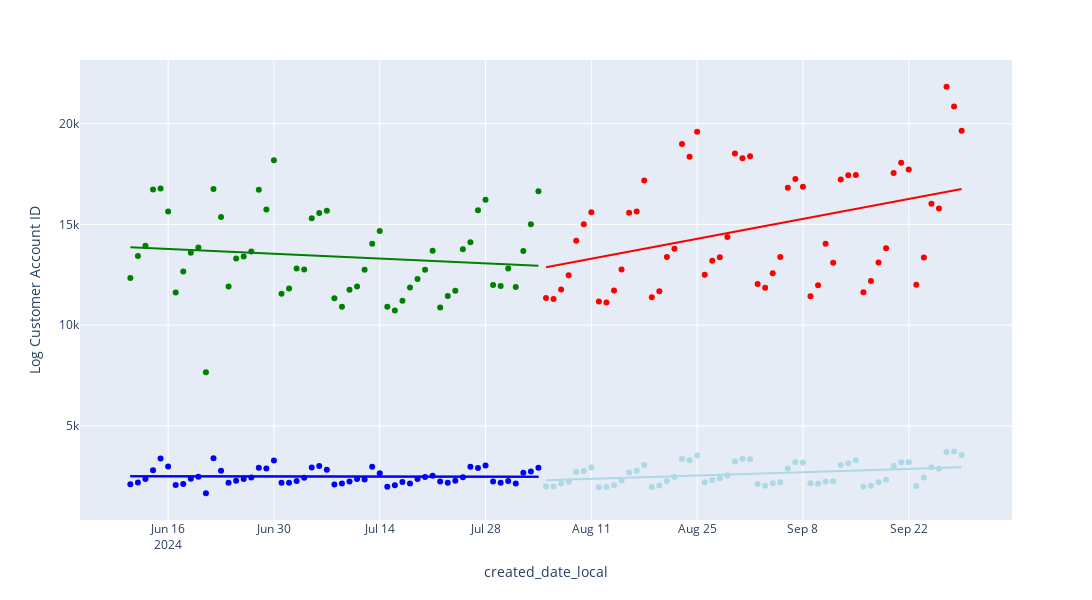

The cell this chart's notebook holds for it:
### Code cell
import pandas as pd
import plotly.express as px


a = dps_post_treatment.groupby(['created_date_local']).agg({'customer_account_id':'nunique','platform_order_code':'nunique'}).reset_index()
b = dps_pre_treatment.groupby(['created_date_local']).agg({'customer_account_id':'nunique','platform_order_code':'nunique'}).reset_index()

c = post_control.groupby(['created_date_local']).agg({'customer_account_id':'nunique','platform_order_code':'nunique'}).reset_index()
d = pre_control.groupby(['created_date_local']).agg({'customer_account_id':'nunique','platform_order_code':'nunique'}).reset_index()

frames_t = [a,b]
combined_treatment  = pd.concat(frames_t)
combined_treatment['group'] = 'treatment'

frames_c = [c,d]
combined_control = pd.concat(frames_c)
combined_control['group'] = 'control'

frames_f = [combined_treatment,combined_control]
final_df = pd.concat(frames_f)

# Example intervention date (replace this with your actual intervention date)
intervention_date = '2024-08-05'

# Ensure created_date_local is in datetime format
final_df['created_date_local'] = pd.to_datetime(final_df['created_date_local'], errors='coerce')

# Ensure platform_order_code is numeric
final_df['customer_account_id'] = pd.to_numeric(final_df['customer_account_id'], errors='coerce')
#final_df['log_customer_account_id'] = np.log(final_df_clean['customer_account_id'] + 1)  # Adding 1 to avoid log(0) errors


# Drop rows with missing values in either column
final_df_clean = final_df.dropna(subset=['created_date_local', 'customer_account_id'])

# Separate control and treatment groups
control_group = final_df_clean[final_df_clean['group'] == 'control']
treatment_group = final_df_clean[final_df_clean['group'] == 'treatment']

# Split control group into pre- and post-intervention
control_pre = control_group[control_group['created_date_local'] < intervention_date]
control_post = control_group[control_group['created_date_local'] >= intervention_date]

# Split treatment group into pre- and post-intervention
treatment_pre = treatment_group[treatment_group['created_date_local'] < intervention_date]
treatment_post = treatment_group[treatment_group['created_date_local'] >= intervention_date]

# Scatter plot for the control group (pre-intervention) with regression line and confidence intervals
fig = px.scatter(
    control_pre,
    x='created_date_local',
    y='customer_account_id',
    color_discrete_sequence=['blue'],  # Pre-intervention control in blue
    trendline='ols',  # Regression line for pre-intervention control
    trendline_scope='trace',  # Ensures confidence intervals are plotted
    trendline_color_override='blue'
)

# Add confidence intervals for the pre-intervention control group
fig.add_trace(
    px.scatter(
        control_pre,
        x='created_date_local',
        y='customer_account_id',
        color_discrete_sequence=['blue'],
        trendline='ols',  # Regression line for pre-intervention control
        trendline_scope='trace',  # Ensures confidence intervals are plotted
        trendline_color_override='blue'
    ).data[1]  # Selecting only the trendline trace
)

# Scatter plot for the control group (post-intervention) with regression line and confidence intervals
fig.add_trace(
    px.scatter(
        control_post,
        x='created_date_local',
        y='customer_account_id',
        color_discrete_sequence=['lightblue'],  # Post-intervention control in light blue
        trendline='ols',  # Regression line for post-intervention control
        trendline_scope='trace',  # Ensures confidence intervals are plotted
        trendline_color_override='lightblue'
    ).data[0]  # Selecting only the scatter trace
)

fig.add_trace(
    px.scatter(
        control_post,
        x='created_date_local',
        y='customer_account_id',
        color_discrete_sequence=['lightblue'],
        trendline='ols',  # Regression line for post-intervention control
        trendline_scope='trace',  # Ensures confidence intervals are plotted
        trendline_color_override='lightblue'
    ).data[1]  # Selecting only the trendline trace
)

# Scatter plot for the treatment group (pre-intervention) with regression line and confidence intervals
fig.add_trace(
    px.scatter(
        treatment_pre,
        x='created_date_local',
        y='customer_account_id',
        color_discrete_sequence=['green'],  # Pre-intervention treatment in green
        trendline='ols',  # Regression line for pre-intervention treatment
        trendline_scope='trace',  # Ensures confidence intervals are plotted
        trendline_color_override='green'
    ).data[0]  # Selecting only the scatter trace
)

fig.add_trace(
    px.scatter(
        treatment_pre,
        x='created_date_local',
        y='customer_account_id',
        color_discrete_sequence=['green'],
        trendline='ols',  # Regression line for pre-intervention treatment
        trendline_scope='trace',  # Ensures confidence intervals are plotted
        trendline_color_override='green'
    ).data[1]  # Selecting only the trendline trace
)

# Scatter plot for the treatment group (post-intervention) with regression line and confidence intervals
fig.add_trace(
    px.scatter(
        treatment_post,
        x='created_date_local',
        y='customer_account_id',
        color_discrete_sequence=['red'],  # Post-intervention treatment in red
        trendline='ols',  # Regression line for post-intervention treatment
        trendline_scope='trace',  # Ensures confidence intervals are plotted
        trendline_color_override='red'
    ).data[0]  # Selecting only the scatter trace
)

fig.add_trace(
    px.scatter(
        treatment_post,
        x='created_date_local',
        y='customer_account_id',
        color_discrete_sequence=['red'],
        trendline='ols',  # Regression line for post-intervention treatment
        trendline_scope='trace',  # Ensures confidence intervals are plotted
        trendline_color_override='red'
    ).data[1]  # Selecting only the trendline trace
)

# Update layout for better visualization
fig.update_layout(
    xaxis_title='created_date_local',
    yaxis_title='Log Customer Account ID',
    yaxis_range=[0, None],  # Start y-axis at 0
    legend_title='Group',
    height=600,  # Height of the plot
    width=1200,  # Width of the plot
    showlegend=False  # Hide duplicate legends from added traces
)

# Show the plot
fig.show()

### Figure 1 — Plotly figure (JSON) as saved in the notebook; plotly's stock layout.template omitted (floating-point values rounded to 4 significant figures)
{"data": [{"hovertemplate": "created_date_local=%{x}<br>customer_account_id=%{y}<extra></extra>", "legendgroup": "", "marker": {"color": "blue", "symbol": "circle"}, "mode": "markers", "name": "", "orientation": "v", "showlegend": false, "type": "scatter", "x": ["2024-06-11T00:00:00", "2024-06-12T00:00:00", "2024-06-13T00:00:00", "2024-06-14T00:00:00", "2024-06-15T00:00:00", "2024-06-16T00:00:00", "2024-06-17T00:00:00", "2024-06-18T00:00:00", "2024-06-19T00:00:00", "2024-06-20T00:00:00", "2024-06-21T00:00:00", "2024-06-22T00:00:00", "2024-06-23T00:00:00", "2024-06-24T00:00:00", "2024-06-25T00:00:00", "2024-06-26T00:00:00", "2024-06-27T00:00:00", "2024-06-28T00:00:00", "2024-06-29T00:00:00", "2024-06-30T00:00:00", "2024-07-01T00:00:00", "2024-07-02T00:00:00", "2024-07-03T00:00:00", "2024-07-04T00:00:00", "2024-07-05T00:00:00", "2024-07-06T00:00:00", "2024-07-07T00:00:00", "2024-07-08T00:00:00", "2024-07-09T00:00:00", "2024-07-10T00:00:00", "2024-07-11T00:00:00", "2024-07-12T00:00:00", "2024-07-13T00:00:00", "2024-07-14T00:00:00", "2024-07-15T00:00:00", "2024-07-16T00:00:00", "2024-07-17T00:00:00", "2024-07-18T00:00:00", "2024-07-19T00:00:00", "2024-07-20T00:00:00", "2024-07-21T00:00:00", "2024-07-22T00:00:00", "2024-07-23T00:00:00", "2024-07-24T00:00:00", "2024-07-25T00:00:00", "2024-07-26T00:00:00", "2024-07-27T00:00:00", "2024-07-28T00:00:00", "2024-07-29T00:00:00", "2024-07-30T00:00:00", "2024-07-31T00:00:00", "2024-08-01T00:00:00", "2024-08-02T00:00:00", "2024-08-03T00:00:00", "2024-08-04T00:00:00"], "xaxis": "x", "y": [2109, 2199, 2370, 2806, 3381, 2994, 2070, 2118, 2383, 2480, 1661, 3399, 2775, 2183, 2286, 2374, 2437, 2922, 2890, 3288, 2176, 2187, 2265, 2429, 2941, 3013, 2828, 2090, 2142, 2246, 2362, 2341, 2976, 2658, 1978, 2062, 2223, 2140, 2366, 2473, 2527, 2246, 2186, 2285, 2458, 2979, 2919, 3034, 2240, 2187, 2271, 2147, 2683, 2738, 2922], "yaxis": "y"}, {"hovertemplate": "<b>OLS trendline</b><br>customer_account_id = -4.91606e-06 * created_date_local + 10945.6<br>R<sup>2</sup>=0.000309<br><br>created_date_local=%{x}<br>customer_account_id=%{y} <b>(trend)</b><extra></extra>", "legendgroup": "", "line": {"color": "blue"}, "marker": {"color": "blue", "symbol": "circle"}, "mode": "lines", "name": "", "showlegend": false, "type": "scatter", "x": ["2024-06-11T00:00:00", "2024-06-12T00:00:00", "2024-06-13T00:00:00", "2024-06-14T00:00:00", "2024-06-15T00:00:00", "2024-06-16T00:00:00", "2024-06-17T00:00:00", "2024-06-18T00:00:00", "2024-06-19T00:00:00", "2024-06-20T00:00:00", "2024-06-21T00:00:00", "2024-06-22T00:00:00", "2024-06-23T00:00:00", "2024-06-24T00:00:00", "2024-06-25T00:00:00", "2024-06-26T00:00:00", "2024-06-27T00:00:00", "2024-06-28T00:00:00", "2024-06-29T00:00:00", "2024-06-30T00:00:00", "2024-07-01T00:00:00", "2024-07-02T00:00:00", "2024-07-03T00:00:00", "2024-07-04T00:00:00", "2024-07-05T00:00:00", "2024-07-06T00:00:00", "2024-07-07T00:00:00", "2024-07-08T00:00:00", "2024-07-09T00:00:00", "2024-07-10T00:00:00", "2024-07-11T00:00:00", "2024-07-12T00:00:00", "2024-07-13T00:00:00", "2024-07-14T00:00:00", "2024-07-15T00:00:00", "2024-07-16T00:00:00", "2024-07-17T00:00:00", "2024-07-18T00:00:00", "2024-07-19T00:00:00", "2024-07-20T00:00:00", "2024-07-21T00:00:00", "2024-07-22T00:00:00", "2024-07-23T00:00:00", "2024-07-24T00:00:00", "2024-07-25T00:00:00", "2024-07-26T00:00:00", "2024-07-27T00:00:00", "2024-07-28T00:00:00", "2024-07-29T00:00:00", "2024-07-30T00:00:00", "2024-07-31T00:00:00", "2024-08-01T00:00:00", "2024-08-02T00:00:00", "2024-08-03T00:00:00", "2024-08-04T00:00:00"], "xaxis": "x", "y": [2500.0, 2499.0, 2499.0, 2498.0, 2498.0, 2497.0, 2497.0, 2497.0, 2496.0, 2496.0, 2495.0, 2495.0, 2494.0, 2494.0, 2494.0, 2493.0, 2493.0, 2492.0, 2492.0, 2491.0, 2491.0, 2491.0, 2490.0, 2490.0, 2489.0, 2489.0, 2488.0, 2488.0, 2488.0, 2487.0, 2487.0, 2486.0, 2486.0, 2486.0, 2485.0, 2485.0, 2484.0, 2484.0, 2483.0, 2483.0, 2483.0, 2482.0, 2482.0, 2481.0, 2481.0, 2480.0, 2480.0, 2480.0, 2479.0, 2479.0, 2478.0, 2478.0, 2477.0, 2477.0, 2477.0], "yaxis": "y"}, {"hovertemplate": "<b>OLS trendline</b><br>customer_account_id = -4.91606e-06 * created_date_local + 10945.6<br>R<sup>2</sup>=0.000309<br><br>created_date_local=%{x}<br>customer_account_id=%{y} <b>(trend)</b><extra></extra>", "legendgroup": "", "line": {"color": "blue"}, "marker": {"color": "blue", "symbol": "circle"}, "mode": "lines", "name": "", "showlegend": false, "type": "scatter", "x": ["2024-06-11T00:00:00", "2024-06-12T00:00:00", "2024-06-13T00:00:00", "2024-06-14T00:00:00", "2024-06-15T00:00:00", "2024-06-16T00:00:00", "2024-06-17T00:00:00", "2024-06-18T00:00:00", "2024-06-19T00:00:00", "2024-06-20T00:00:00", "2024-06-21T00:00:00", "2024-06-22T00:00:00", "2024-06-23T00:00:00", "2024-06-24T00:00:00", "2024-06-25T00:00:00", "2024-06-26T00:00:00", "2024-06-27T00:00:00", "2024-06-28T00:00:00", "2024-06-29T00:00:00", "2024-06-30T00:00:00", "2024-07-01T00:00:00", "2024-07-02T00:00:00", "2024-07-03T00:00:00", "2024-07-04T00:00:00", "2024-07-05T00:00:00", "2024-07-06T00:00:00", "2024-07-07T00:00:00", "2024-07-08T00:00:00", "2024-07-09T00:00:00", "2024-07-10T00:00:00", "2024-07-11T00:00:00", "2024-07-12T00:00:00", "2024-07-13T00:00:00", "2024-07-14T00:00:00", "2024-07-15T00:00:00", "2024-07-16T00:00:00", "2024-07-17T00:00:00", "2024-07-18T00:00:00", "2024-07-19T00:00:00", "2024-07-20T00:00:00", "2024-07-21T00:00:00", "2024-07-22T00:00:00", "2024-07-23T00:00:00", "2024-07-24T00:00:00", "2024-07-25T00:00:00", "2024-07-26T00:00:00", "2024-07-27T00:00:00", "2024-07-28T00:00:00", "2024-07-29T00:00:00", "2024-07-30T00:00:00", "2024-07-31T00:00:00", "2024-08-01T00:00:00", "2024-08-02T00:00:00", "2024-08-03T00:00:00", "2024-08-04T00:00:00"], "xaxis": "x", "y": [2500.0, 2499.0, 2499.0, 2498.0, 2498.0, 2497.0, 2497.0, 2497.0, 2496.0, 2496.0, 2495.0, 2495.0, 2494.0, 2494.0, 2494.0, 2493.0, 2493.0, 2492.0, 2492.0, 2491.0, 2491.0, 2491.0, 2490.0, 2490.0, 2489.0, 2489.0, 2488.0, 2488.0, 2488.0, 2487.0, 2487.0, 2486.0, 2486.0, 2486.0, 2485.0, 2485.0, 2484.0, 2484.0, 2483.0, 2483.0, 2483.0, 2482.0, 2482.0, 2481.0, 2481.0, 2480.0, 2480.0, 2480.0, 2479.0, 2479.0, 2478.0, 2478.0, 2477.0, 2477.0, 2477.0], "yaxis": "y"}, {"hovertemplate": "created_date_local=%{x}<br>customer_account_id=%{y}<extra></extra>", "legendgroup": "", "marker": {"color": "lightblue", "symbol": "circle"}, "mode": "markers", "name": "", "orientation": "v", "showlegend": false, "type": "scatter", "x": ["2024-08-05T00:00:00", "2024-08-06T00:00:00", "2024-08-07T00:00:00", "2024-08-08T00:00:00", "2024-08-09T00:00:00", "2024-08-10T00:00:00", "2024-08-11T00:00:00", "2024-08-12T00:00:00", "2024-08-13T00:00:00", "2024-08-14T00:00:00", "2024-08-15T00:00:00", "2024-08-16T00:00:00", "2024-08-17T00:00:00", "2024-08-18T00:00:00", "2024-08-19T00:00:00", "2024-08-20T00:00:00", "2024-08-21T00:00:00", "2024-08-22T00:00:00", "2024-08-23T00:00:00", "2024-08-24T00:00:00", "2024-08-25T00:00:00", "2024-08-26T00:00:00", "2024-08-27T00:00:00", "2024-08-28T00:00:00", "2024-08-29T00:00:00", "2024-08-30T00:00:00", "2024-08-31T00:00:00", "2024-09-01T00:00:00", "2024-09-02T00:00:00", "2024-09-03T00:00:00", "2024-09-04T00:00:00", "2024-09-05T00:00:00", "2024-09-06T00:00:00", "2024-09-07T00:00:00", "2024-09-08T00:00:00", "2024-09-09T00:00:00", "2024-09-10T00:00:00", "2024-09-11T00:00:00", "2024-09-12T00:00:00", "2024-09-13T00:00:00", "2024-09-14T00:00:00", "2024-09-15T00:00:00", "2024-09-16T00:00:00", "2024-09-17T00:00:00", "2024-09-18T00:00:00", "2024-09-19T00:00:00", "2024-09-20T00:00:00", "2024-09-21T00:00:00", "2024-09-22T00:00:00", "2024-09-23T00:00:00", "2024-09-24T00:00:00", "2024-09-25T00:00:00", "2024-09-26T00:00:00", "2024-09-27T00:00:00", "2024-09-28T00:00:00", "2024-09-29T00:00:00"], "xaxis": "x", "y": [2001, 1997, 2145, 2232, 2718, 2761, 2935, 1959, 1975, 2064, 2291, 2687, 2773, 3064, 1967, 2040, 2267, 2473, 3362, 3304, 3530, 2205, 2316, 2409, 2542, 3237, 3376, 3349, 2124, 2037, 2160, 2208, 2894, 3196, 3181, 2155, 2132, 2247, 2257, 3068, 3151, 3294, 1993, 2031, 2206, 2331, 3028, 3201, 3194, 2016, 2440, 2953, 2872, 3710, 3737, 3556], "yaxis": "y"}, {"hovertemplate": "<b>OLS trendline</b><br>customer_account_id = 0.00013493 * created_date_local + -230148<br>R<sup>2</sup>=0.121373<br><br>created_date_local=%{x}<br>customer_account_id=%{y} <b>(trend)</b><extra></extra>", "legendgroup": "", "line": {"color": "lightblue"}, "marker": {"color": "lightblue", "symbol": "circle"}, "mode": "lines", "name": "", "showlegend": false, "type": "scatter", "x": ["2024-08-05T00:00:00", "2024-08-06T00:00:00", "2024-08-07T00:00:00", "2024-08-08T00:00:00", "2024-08-09T00:00:00", "2024-08-10T00:00:00", "2024-08-11T00:00:00", "2024-08-12T00:00:00", "2024-08-13T00:00:00", "2024-08-14T00:00:00", "2024-08-15T00:00:00", "2024-08-16T00:00:00", "2024-08-17T00:00:00", "2024-08-18T00:00:00", "2024-08-19T00:00:00", "2024-08-20T00:00:00", "2024-08-21T00:00:00", "2024-08-22T00:00:00", "2024-08-23T00:00:00", "2024-08-24T00:00:00", "2024-08-25T00:00:00", "2024-08-26T00:00:00", "2024-08-27T00:00:00", "2024-08-28T00:00:00", "2024-08-29T00:00:00", "2024-08-30T00:00:00", "2024-08-31T00:00:00", "2024-09-01T00:00:00", "2024-09-02T00:00:00", "2024-09-03T00:00:00", "2024-09-04T00:00:00", "2024-09-05T00:00:00", "2024-09-06T00:00:00", "2024-09-07T00:00:00", "2024-09-08T00:00:00", "2024-09-09T00:00:00", "2024-09-10T00:00:00", "2024-09-11T00:00:00", "2024-09-12T00:00:00", "2024-09-13T00:00:00", "2024-09-14T00:00:00", "2024-09-15T00:00:00", "2024-09-16T00:00:00", "2024-09-17T00:00:00", "2024-09-18T00:00:00", "2024-09-19T00:00:00", "2024-09-20T00:00:00", "2024-09-21T00:00:00", "2024-09-22T00:00:00", "2024-09-23T00:00:00", "2024-09-24T00:00:00", "2024-09-25T00:00:00", "2024-09-26T00:00:00", "2024-09-27T00:00:00", "2024-09-28T00:00:00", "2024-09-29T00:00:00"], "xaxis": "x", "y": [2311.0, 2322.0, 2334.0, 2346.0, 2357.0, 2369.0, 2381.0, 2392.0, 2404.0, 2416.0, 2427.0, 2439.0, 2451.0, 2462.0, 2474.0, 2486.0, 2497.0, 2509.0, 2521.0, 2532.0, 2544.0, 2555.0, 2567.0, 2579.0, 2590.0, 2602.0, 2614.0, 2625.0, 2637.0, 2649.0, 2660.0, 2672.0, 2684.0, 2695.0, 2707.0, 2719.0, 2730.0, 2742.0, 2754.0, 2765.0, 2777.0, 2789.0, 2800.0, 2812.0, 2824.0, 2835.0, 2847.0, 2859.0, 2870.0, 2882.0, 2894.0, 2905.0, 2917.0, 2929.0, 2940.0, 2952.0], "yaxis": "y"}, {"hovertemplate": "created_date_local=%{x}<br>customer_account_id=%{y}<extra></extra>", "legendgroup": "", "marker": {"color": "green", "symbol": "circle"}, "mode": "markers", "name": "", "orientation": "v", "showlegend": false, "type": "scatter", "x": ["2024-06-11T00:00:00", "2024-06-12T00:00:00", "2024-06-13T00:00:00", "2024-06-14T00:00:00", "2024-06-15T00:00:00", "2024-06-16T00:00:00", "2024-06-17T00:00:00", "2024-06-18T00:00:00", "2024-06-19T00:00:00", "2024-06-20T00:00:00", "2024-06-21T00:00:00", "2024-06-22T00:00:00", "2024-06-23T00:00:00", "2024-06-24T00:00:00", "2024-06-25T00:00:00", "2024-06-26T00:00:00", "2024-06-27T00:00:00", "2024-06-28T00:00:00", "2024-06-29T00:00:00", "2024-06-30T00:00:00", "2024-07-01T00:00:00", "2024-07-02T00:00:00", "2024-07-03T00:00:00", "2024-07-04T00:00:00", "2024-07-05T00:00:00", "2024-07-06T00:00:00", "2024-07-07T00:00:00", "2024-07-08T00:00:00", "2024-07-09T00:00:00", "2024-07-10T00:00:00", "2024-07-11T00:00:00", "2024-07-12T00:00:00", "2024-07-13T00:00:00", "2024-07-14T00:00:00", "2024-07-15T00:00:00", "2024-07-16T00:00:00", "2024-07-17T00:00:00", "2024-07-18T00:00:00", "2024-07-19T00:00:00", "2024-07-20T00:00:00", "2024-07-21T00:00:00", "2024-07-22T00:00:00", "2024-07-23T00:00:00", "2024-07-24T00:00:00", "2024-07-25T00:00:00", "2024-07-26T00:00:00", "2024-07-27T00:00:00", "2024-07-28T00:00:00", "2024-07-29T00:00:00", "2024-07-30T00:00:00", "2024-07-31T00:00:00", "2024-08-01T00:00:00", "2024-08-02T00:00:00", "2024-08-03T00:00:00", "2024-08-04T00:00:00"], "xaxis": "x", "y": [12345, 13435, 13944, 16736, 16778, 15644, 11620, 12664, 13597, 13847, 7660, 16751, 15370, 11919, 13303, 13407, 13660, 16712, 15739, 18184, 11554, 11816, 12814, 12760, 15303, 15566, 15681, 11338, 10917, 11762, 11921, 12744, 14040, 14672, 10909, 10733, 11207, 11869, 12287, 12751, 13690, 10875, 11449, 11702, 13766, 14112, 15706, 16220, 11995, 11941, 12817, 11896, 13681, 15010, 16641], "yaxis": "y"}, {"hovertemplate": "<b>OLS trendline</b><br>customer_account_id = -0.000196692 * created_date_local + 351797<br>R<sup>2</sup>=0.017435<br><br>created_date_local=%{x}<br>customer_account_id=%{y} <b>(trend)</b><extra></extra>", "legendgroup": "", "line": {"color": "green"}, "marker": {"color": "green", "symbol": "circle"}, "mode": "lines", "name": "", "showlegend": false, "type": "scatter", "x": ["2024-06-11T00:00:00", "2024-06-12T00:00:00", "2024-06-13T00:00:00", "2024-06-14T00:00:00", "2024-06-15T00:00:00", "2024-06-16T00:00:00", "2024-06-17T00:00:00", "2024-06-18T00:00:00", "2024-06-19T00:00:00", "2024-06-20T00:00:00", "2024-06-21T00:00:00", "2024-06-22T00:00:00", "2024-06-23T00:00:00", "2024-06-24T00:00:00", "2024-06-25T00:00:00", "2024-06-26T00:00:00", "2024-06-27T00:00:00", "2024-06-28T00:00:00", "2024-06-29T00:00:00", "2024-06-30T00:00:00", "2024-07-01T00:00:00", "2024-07-02T00:00:00", "2024-07-03T00:00:00", "2024-07-04T00:00:00", "2024-07-05T00:00:00", "2024-07-06T00:00:00", "2024-07-07T00:00:00", "2024-07-08T00:00:00", "2024-07-09T00:00:00", "2024-07-10T00:00:00", "2024-07-11T00:00:00", "2024-07-12T00:00:00", "2024-07-13T00:00:00", "2024-07-14T00:00:00", "2024-07-15T00:00:00", "2024-07-16T00:00:00", "2024-07-17T00:00:00", "2024-07-18T00:00:00", "2024-07-19T00:00:00", "2024-07-20T00:00:00", "2024-07-21T00:00:00", "2024-07-22T00:00:00", "2024-07-23T00:00:00", "2024-07-24T00:00:00", "2024-07-25T00:00:00", "2024-07-26T00:00:00", "2024-07-27T00:00:00", "2024-07-28T00:00:00", "2024-07-29T00:00:00", "2024-07-30T00:00:00", "2024-07-31T00:00:00", "2024-08-01T00:00:00", "2024-08-02T00:00:00", "2024-08-03T00:00:00", "2024-08-04T00:00:00"], "xaxis": "x", "y": [13870.0, 13850.0, 13830.0, 13820.0, 13800.0, 13780.0, 13770.0, 13750.0, 13730.0, 13710.0, 13700.0, 13680.0, 13660.0, 13650.0, 13630.0, 13610.0, 13600.0, 13580.0, 13560.0, 13540.0, 13530.0, 13510.0, 13490.0, 13480.0, 13460.0, 13440.0, 13430.0, 13410.0, 13390.0, 13370.0, 13360.0, 13340.0, 13320.0, 13310.0, 13290.0, 13270.0, 13260.0, 13240.0, 13220.0, 13200.0, 13190.0, 13170.0, 13150.0, 13140.0, 13120.0, 13100.0, 13090.0, 13070.0, 13050.0, 13030.0, 13020.0, 13000.0, 12980.0, 12970.0, 12950.0], "yaxis": "y"}, {"hovertemplate": "created_date_local=%{x}<br>customer_account_id=%{y}<extra></extra>", "legendgroup": "", "marker": {"color": "red", "symbol": "circle"}, "mode": "markers", "name": "", "orientation": "v", "showlegend": false, "type": "scatter", "x": ["2024-08-05T00:00:00", "2024-08-06T00:00:00", "2024-08-07T00:00:00", "2024-08-08T00:00:00", "2024-08-09T00:00:00", "2024-08-10T00:00:00", "2024-08-11T00:00:00", "2024-08-12T00:00:00", "2024-08-13T00:00:00", "2024-08-14T00:00:00", "2024-08-15T00:00:00", "2024-08-16T00:00:00", "2024-08-17T00:00:00", "2024-08-18T00:00:00", "2024-08-19T00:00:00", "2024-08-20T00:00:00", "2024-08-21T00:00:00", "2024-08-22T00:00:00", "2024-08-23T00:00:00", "2024-08-24T00:00:00", "2024-08-25T00:00:00", "2024-08-26T00:00:00", "2024-08-27T00:00:00", "2024-08-28T00:00:00", "2024-08-29T00:00:00", "2024-08-30T00:00:00", "2024-08-31T00:00:00", "2024-09-01T00:00:00", "2024-09-02T00:00:00", "2024-09-03T00:00:00", "2024-09-04T00:00:00", "2024-09-05T00:00:00", "2024-09-06T00:00:00", "2024-09-07T00:00:00", "2024-09-08T00:00:00", "2024-09-09T00:00:00", "2024-09-10T00:00:00", "2024-09-11T00:00:00", "2024-09-12T00:00:00", "2024-09-13T00:00:00", "2024-09-14T00:00:00", "2024-09-15T00:00:00", "2024-09-16T00:00:00", "2024-09-17T00:00:00", "2024-09-18T00:00:00", "2024-09-19T00:00:00", "2024-09-20T00:00:00", "2024-09-21T00:00:00", "2024-09-22T00:00:00", "2024-09-23T00:00:00", "2024-09-24T00:00:00", "2024-09-25T00:00:00", "2024-09-26T00:00:00", "2024-09-27T00:00:00", "2024-09-28T00:00:00", "2024-09-29T00:00:00"], "xaxis": "x", "y": [11351, 11292, 11766, 12482, 14182, 15006, 15603, 11172, 11130, 11722, 12766, 15571, 15636, 17173, 11381, 11678, 13387, 13793, 18985, 18358, 19594, 12503, 13190, 13374, 14371, 18513, 18279, 18378, 12047, 11855, 12570, 13380, 16817, 17251, 16872, 11433, 11982, 14037, 13098, 17221, 17436, 17444, 11635, 12187, 13110, 13819, 17547, 18063, 17726, 12006, 13352, 16028, 15788, 21828, 20843, 19643], "yaxis": "y"}, {"hovertemplate": "<b>OLS trendline</b><br>customer_account_id = 0.000816611 * created_date_local + -1.394e+06<br>R<sup>2</sup>=0.157392<br><br>created_date_local=%{x}<br>customer_account_id=%{y} <b>(trend)</b><extra></extra>", "legendgroup": "", "line": {"color": "red"}, "marker": {"color": "red", "symbol": "circle"}, "mode": "lines", "name": "", "showlegend": false, "type": "scatter", "x": ["2024-08-05T00:00:00", "2024-08-06T00:00:00", "2024-08-07T00:00:00", "2024-08-08T00:00:00", "2024-08-09T00:00:00", "2024-08-10T00:00:00", "2024-08-11T00:00:00", "2024-08-12T00:00:00", "2024-08-13T00:00:00", "2024-08-14T00:00:00", "2024-08-15T00:00:00", "2024-08-16T00:00:00", "2024-08-17T00:00:00", "2024-08-18T00:00:00", "2024-08-19T00:00:00", "2024-08-20T00:00:00", "2024-08-21T00:00:00", "2024-08-22T00:00:00", "2024-08-23T00:00:00", "2024-08-24T00:00:00", "2024-08-25T00:00:00", "2024-08-26T00:00:00", "2024-08-27T00:00:00", "2024-08-28T00:00:00", "2024-08-29T00:00:00", "2024-08-30T00:00:00", "2024-08-31T00:00:00", "2024-09-01T00:00:00", "2024-09-02T00:00:00", "2024-09-03T00:00:00", "2024-09-04T00:00:00", "2024-09-05T00:00:00", "2024-09-06T00:00:00", "2024-09-07T00:00:00", "2024-09-08T00:00:00", "2024-09-09T00:00:00", "2024-09-10T00:00:00", "2024-09-11T00:00:00", "2024-09-12T00:00:00", "2024-09-13T00:00:00", "2024-09-14T00:00:00", "2024-09-15T00:00:00", "2024-09-16T00:00:00", "2024-09-17T00:00:00", "2024-09-18T00:00:00", "2024-09-19T00:00:00", "2024-09-20T00:00:00", "2024-09-21T00:00:00", "2024-09-22T00:00:00", "2024-09-23T00:00:00", "2024-09-24T00:00:00", "2024-09-25T00:00:00", "2024-09-26T00:00:00", "2024-09-27T00:00:00", "2024-09-28T00:00:00", "2024-09-29T00:00:00"], "xaxis": "x", "y": [12870.0, 12950.0, 13020.0, 13090.0, 13160.0, 13230.0, 13300.0, 13370.0, 13440.0, 13510.0, 13580.0, 13650.0, 13720.0, 13790.0, 13860.0, 13930.0, 14000.0, 14070.0, 14140.0, 14220.0, 14290.0, 14360.0, 14430.0, 14500.0, 14570.0, 14640.0, 14710.0, 14780.0, 14850.0, 14920.0, 14990.0, 15060.0, 15130.0, 15200.0, 15270.0, 15340.0, 15410.0, 15490.0, 15560.0, 15630.0, 15700.0, 15770.0, 15840.0, 15910.0, 15980.0, 16050.0, 16120.0, 16190.0, 16260.0, 16330.0, 16400.0, 16470.0, 16540.0, 16610.0, 16680.0, 16760.0], "yaxis": "y"}], "layout": {"height": 600, "legend": {"title": {"text": "Group"}, "tracegroupgap": 0}, "margin": {"t": 60}, "showlegend": false, "width": 1200, "xaxis": {"anchor": "y", "domain": [0, 1], "title": {"text": "created_date_local"}}, "yaxis": {"anchor": "x", "domain": [0, 1], "range": [0, null], "title": {"text": "Log Customer Account ID"}}}}
